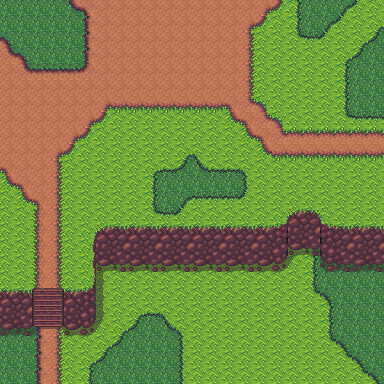

Below is a game level as drawn by its tile map, then a one-line description and the .tmx file that defines it, in full:
An orthogonal 24x24 tile map with 16x16 px tiles, 2 tile layers (bottom, top).

<map version="1.0" orientation="orthogonal" renderorder="right-down" width="24" height="24" tilewidth="16" tileheight="16" nextobjectid="1">
 <tileset firstgid="1" name="spriteSheetTerrain" tilewidth="16" tileheight="16" tilecount="80" columns="8">
  <image source="terrain.png" width="128" height="160" />
  <terraintypes>
   <terrain name="cliff" tile="0" />
   <terrain name="dirt" tile="14" />
   <terrain name="left-edge" tile="4" />
   <terrain name="right-edge" tile="5" />
  </terraintypes>
  <tile id="0" terrain="0,0,0,0" />
  <tile id="1" terrain="0,0,0,0" />
  <tile id="4" terrain="2,2,2,2" />
  <tile id="5" terrain="3,3,3,3" />
  <tile id="8" terrain="0,0,0,0" />
  <tile id="9" terrain="0,0,0,0" />
  <tile id="12" terrain="2,2,2,2" />
  <tile id="14" terrain="1,1,1,1" />
  <tile id="16" terrain="0,0,0,0" />
  <tile id="17" terrain="0,0,0,0" />
  <tile id="24" terrain="0,0,0,0" />
  <tile id="25" terrain="0,0,0,0" />
  <tile id="32" terrain="0,0,0,0" />
  <tile id="33" terrain="0,0,0,0" />
  <tile id="40" terrain="0,0,0,0" />
  <tile id="41" terrain="0,0,0,0" />
  <tile id="48" terrain="0,0,0,0" />
  <tile id="49" terrain="0,0,0,0" />
  <tile id="56" terrain="0,0,0,0" />
  <tile id="57" terrain="0,0,0,0" />
  <tile id="64" terrain="0,0,0,0" />
  <tile id="65" terrain="0,0,0,0" />
  <tile id="72" terrain="2,2,2,2" />
  <tile id="73" terrain="3,3,3,3" />
 </tileset>
 <layer name="bottom" width="24" height="24">
  <data encoding="csv">
0,0,0,0,0,0,0,0,0,0,0,0,0,0,0,0,0,0,0,0,0,0,0,0,
0,0,0,0,0,0,0,0,0,0,0,0,0,0,0,0,0,0,0,0,0,0,0,0,
0,0,0,0,0,0,0,0,0,0,0,0,0,0,0,0,0,0,0,0,0,0,0,0,
0,0,0,0,0,0,0,0,0,0,0,0,0,0,0,0,0,0,0,0,0,0,0,0,
0,0,0,0,0,0,0,0,0,0,0,0,0,0,0,0,0,0,0,0,0,0,0,0,
0,0,0,0,0,0,0,0,0,0,0,0,0,0,0,0,0,0,0,0,0,0,0,0,
0,0,0,0,0,0,0,0,0,0,0,0,0,0,0,0,0,0,0,0,0,0,0,0,
0,0,0,0,0,0,0,0,0,0,0,0,0,0,0,0,0,0,0,0,0,0,0,0,
0,0,0,0,0,0,0,0,0,0,0,0,0,0,0,0,0,0,0,0,0,0,0,0,
0,0,0,0,0,0,0,0,0,0,0,0,0,0,0,0,0,0,0,0,0,0,0,0,
0,0,0,0,0,0,0,0,0,0,0,0,0,0,0,0,0,0,0,0,0,0,0,0,
0,0,0,0,0,0,0,0,0,0,0,0,0,0,0,0,0,0,0,0,0,0,0,0,
0,0,0,0,0,0,0,0,0,0,0,0,0,0,0,0,0,0,0,0,0,0,0,0,
0,0,0,0,0,0,0,0,0,0,0,0,0,0,0,0,0,0,0,0,0,0,0,0,
0,0,0,0,0,0,0,0,0,0,0,0,0,0,0,0,0,0,0,0,0,0,0,0,
0,0,0,0,0,0,0,31,31,0,0,0,0,0,0,0,0,0,31,45,0,0,0,0,
0,0,0,0,0,38,31,31,31,31,31,31,31,31,31,31,31,31,14,45,38,38,38,38,
0,0,0,0,0,38,13,31,31,31,31,31,31,31,31,31,31,31,31,45,38,38,38,38,
0,0,0,0,0,38,13,31,31,31,31,31,31,31,31,31,31,31,31,44,68,38,38,38,
0,0,0,0,0,38,13,31,39,40,43,31,31,31,31,31,31,31,31,31,45,38,38,38,
38,38,55,80,31,31,14,39,76,38,54,43,31,31,31,31,31,31,31,31,45,38,38,38,
38,38,55,80,31,31,39,76,38,38,38,51,31,31,31,31,31,31,31,31,44,68,38,38,
38,38,55,80,31,39,76,38,38,38,38,51,31,31,31,31,31,31,31,31,31,44,68,38,
38,38,55,80,31,45,38,38,38,38,38,51,31,31,31,31,31,31,31,31,31,31,44,68
</data>
 </layer>
 <layer name="top" width="24" height="24">
  <data encoding="csv">
38,38,38,38,52,62,15,15,15,15,15,15,15,15,15,15,67,36,45,38,38,60,59,31,
38,38,38,38,38,55,15,15,15,15,15,15,15,15,15,67,36,31,45,38,60,59,31,39,
47,38,38,38,38,55,15,15,15,15,15,15,15,15,15,80,31,31,44,75,59,31,39,76,
64,47,38,38,38,55,15,15,15,15,15,15,15,15,15,80,31,31,31,31,31,39,76,38,
15,64,56,56,56,77,15,15,15,15,15,15,15,15,15,80,31,31,31,31,31,45,38,38,
15,15,15,15,15,15,15,15,15,15,15,15,15,15,15,80,31,31,31,31,31,45,38,38,
15,15,15,15,15,15,67,53,53,53,53,53,53,53,70,79,35,31,31,31,31,45,38,38,
15,15,15,15,15,67,36,31,31,31,31,31,31,31,37,70,79,35,31,31,31,44,75,75,
15,15,15,15,67,36,31,31,31,31,31,31,31,31,31,37,70,79,72,72,72,72,72,72,
15,15,15,67,36,31,31,31,31,31,31,39,43,31,31,31,37,53,53,53,53,53,53,53,
70,15,15,80,31,31,31,31,31,39,40,76,54,40,40,43,31,31,31,31,31,31,31,31,
37,70,15,80,31,31,31,31,31,45,38,38,38,38,38,51,31,31,31,31,31,31,31,31,
31,37,70,80,31,31,31,31,31,45,38,60,75,75,75,59,31,31,31,31,31,31,31,31,
31,31,78,80,31,31,31,31,31,44,75,59,31,31,31,31,31,7,50,26,8,31,31,31,
31,31,78,80,31,7,50,1,25,1,25,1,25,1,25,1,25,49,58,34,2,1,25,1,
31,31,78,80,31,6,58,9,33,9,33,9,33,9,33,9,33,57,66,42,10,9,33,9,
31,31,78,80,31,6,66,17,41,17,41,17,41,17,41,17,41,65,0,0,18,17,41,17,
31,31,78,80,31,74,0,0,0,0,0,0,0,0,0,0,0,0,0,0,0,0,0,0,
25,1,3,4,25,49,0,0,0,0,0,0,0,0,0,0,0,0,0,0,0,0,0,0,
33,9,11,12,33,57,0,0,0,0,0,0,0,0,0,0,0,0,0,0,0,0,0,0,
41,17,19,20,41,65,0,0,0,0,0,0,0,0,0,0,0,0,0,0,0,0,0,0,
0,0,0,0,0,0,0,0,0,0,0,0,0,0,0,0,0,0,0,0,0,0,0,0,
0,0,0,0,0,0,0,0,0,0,0,0,0,0,0,0,0,0,0,0,0,0,0,0,
0,0,0,0,0,0,0,0,0,0,0,0,0,0,0,0,0,0,0,0,0,0,0,0
</data>
 </layer>
</map>